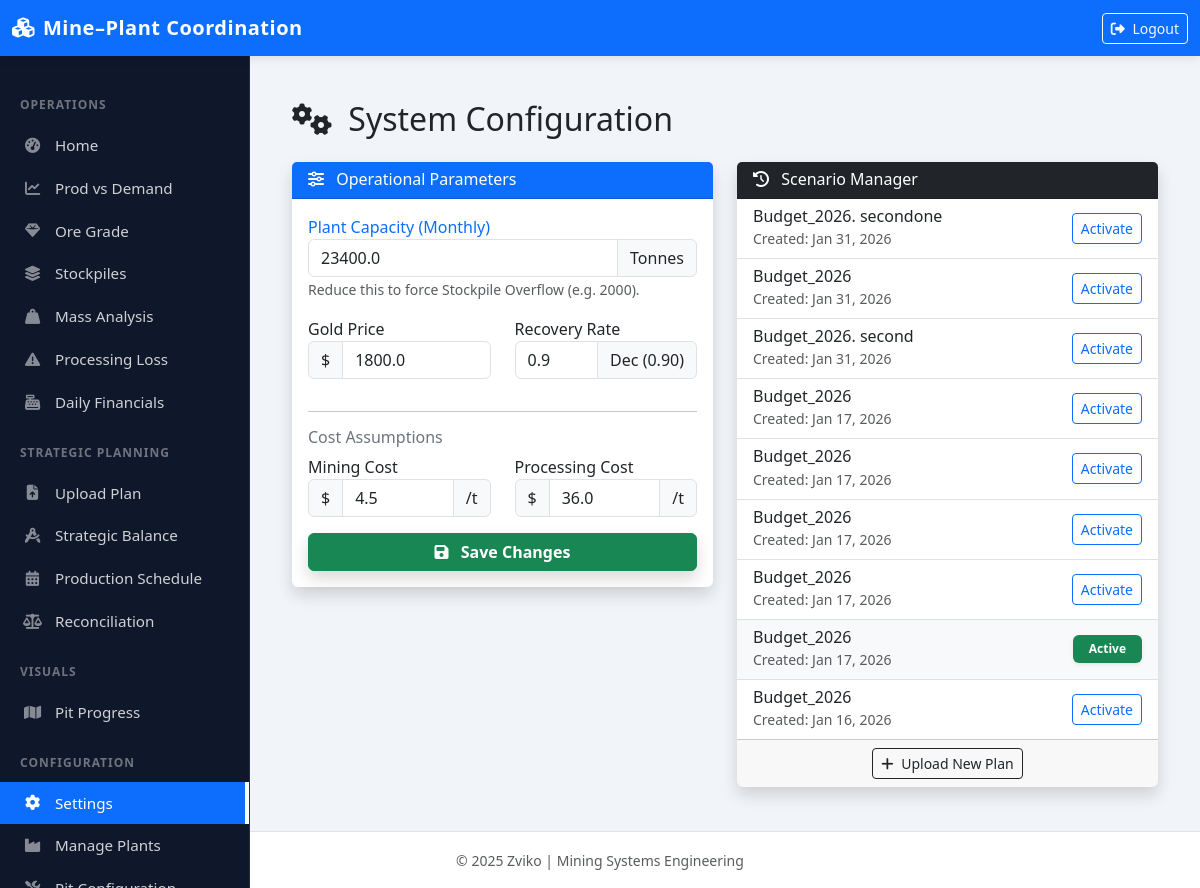
/settings/, run on an earlier commit of the app's database.
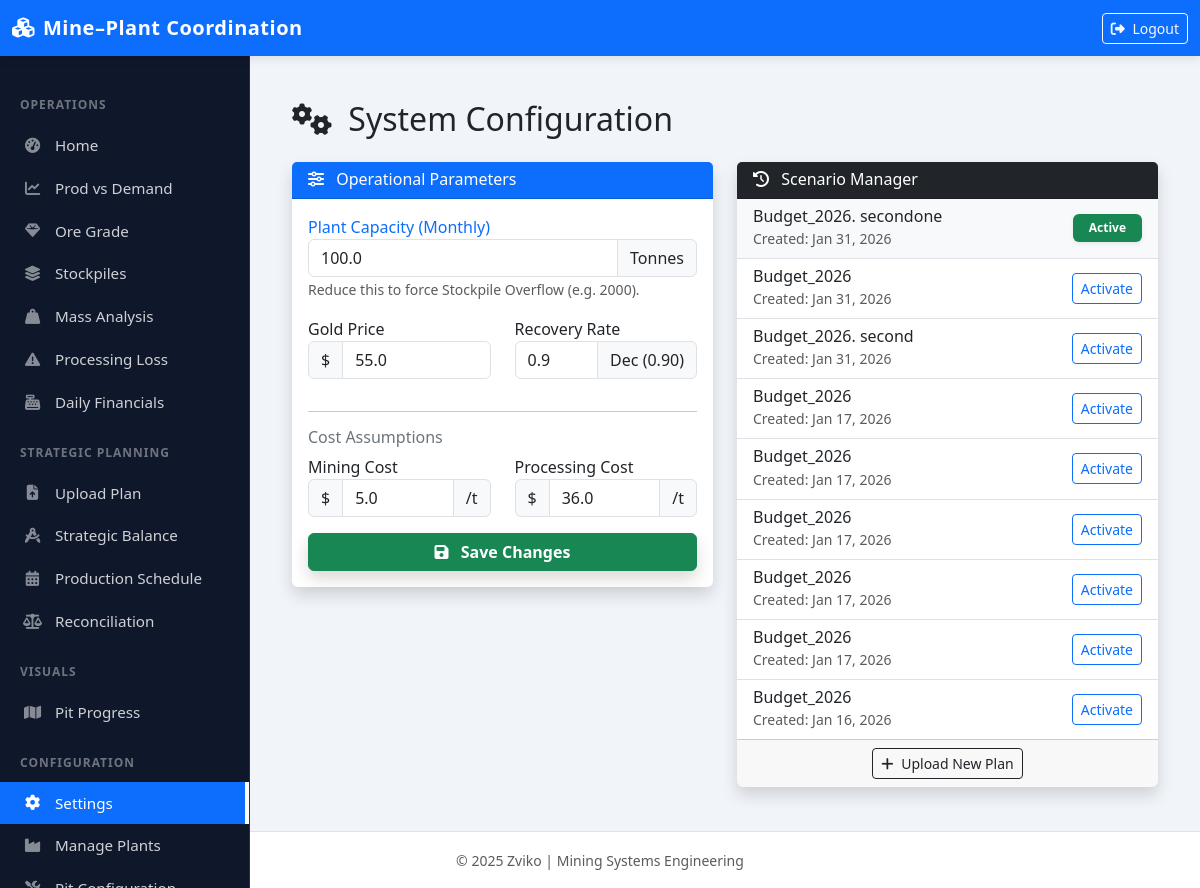
And on a later commit of the database.
### dashboard/models.py (models this page shows, shortened)
class FinancialSettings(models.Model):
    scenario = models.OneToOneField(ScheduleScenario, on_delete=models.CASCADE, related_name='financials')
    gold_price = models.FloatField(default=1800.0, help_text="USD per Ounce")
    recovery_rate = models.FloatField(default=0.90, help_text="90% = 0.9")
    plant_capacity = models.FloatField(default=23400.0, help_text="Monthly Plant Capacity (tonnes)")
    processing_cost = models.FloatField(default=36.0, help_text="USD per Tonne")
    base_mining_cost = models.FloatField(default=4.50, help_text="USD per Tonne (Base)")

class ScheduleScenario(models.Model):
    name = models.CharField(max_length=100, default="mucs_2026")
    created_at = models.DateTimeField(auto_now_add=True)
    is_active = models.BooleanField(default=False)

### dashboard/views.py (the view, shortened to what this page needs)
# urls.py: path('settings/', views.settings_view, name='settings'),
def settings_view(request):
    active_scenario = ScheduleScenario.objects.filter(is_active=True).first()
    if not active_scenario:
        active_scenario = ScheduleScenario.objects.last()
        if active_scenario:
            active_scenario.is_active = True
            active_scenario.save()
    settings_obj = None
    if active_scenario:
        settings_obj, _ = FinancialSettings.objects.get_or_create(scenario=active_scenario)
    all_scenarios = ScheduleScenario.objects.all().order_by('-created_at')
    return render(request, 'dashboard/settings.html', {
        'settings': settings_obj,
        'active_scenario': active_scenario,
        'scenarios': all_scenarios
    })

### dashboard/templates/dashboard/settings.html (shortened to what the changed rows need)
{% extends 'dashboard/base.html' %}
{% load humanize %}
{% block content %}
<div class="container-fluid mt-4">
    <h2 class="text-dark mb-4">
        <i class="fas fa-cogs me-2"></i> System Configuration
    </h2>
    <div class="row">
        <div class="col-lg-6 mb-4">
            <div class="card shadow border-0">
                <div class="card-body">
                    {% if settings %}
                    <form method="post">
                        <div class="mb-3">
                            <label class="font-weight-bold text-primary">Plant Capacity (Monthly)</label>
                            <div class="input-group">
                                <input type="number" step="1" name="plant_capacity" class="form-control" value="{{ settings.plant_capacity }}">
                                <span class="input-group-text">Tonnes</span>
                            </div>
                            <small class="text-muted">Reduce this to force Stockpile Overflow (e.g. 2000).</small>
                        </div>
                        <div class="row">
                            <div class="col-md-6 mb-3">
                                <label class="font-weight-bold">Gold Price</label>
                                <div class="input-group">
                                    <span class="input-group-text">$</span>
                                    <input type="number" step="0.01" name="gold_price" class="form-control" value="{{ settings.gold_price }}">
                                </div>
                            </div>
                            <div class="col-md-6 mb-3">
                                <label class="font-weight-bold">Recovery Rate</label>
                                <div class="input-group">
                                    <input type="number" step="0.01" name="recovery_rate" class="form-control" value="{{ settings.recovery_rate }}">
                                    <span class="input-group-text">Dec (0.90)</span>
                                </div>
                            </div>
                        </div>
                        <hr>
                        <h6 class="text-secondary font-weight-bold">Cost Assumptions</h6>
                        <div class="row">
                            <div class="col-md-6 mb-3">
                                <label>Mining Cost</label>
                                <div class="input-group">
                                    <span class="input-group-text">$</span>
                                    <input type="number" step="0.01" name="mining_cost" class="form-control" value="{{ settings.base_mining_cost }}">
                                    <span class="input-group-text">/t</span>
                                </div>
                            </div>
                            <div class="col-md-6 mb-3">
                                <label>Processing Cost</label>
                                <div class="input-group">
                                    <span class="input-group-text">$</span>
                                    <input type="number" step="0.01" name="processing_cost" class="form-control" value="{{ settings.processing_cost }}">
                                    <span class="input-group-text">/t</span>
                                </div>
                            </div>
                        </div>
                        <button type="submit" class="btn btn-success w-100 fw-bold shadow">
                            <i class="fas fa-save me-2"></i> Save Changes
                        </button>
                    </form>
                    {% else %}
                        <div class="alert alert-warning">No active scenario found. Please select one on the right.</div>
                    {% endif %}
                </div>
            </div>
        </div>
        <div class="col-lg-6 mb-4">
            <div class="card shadow border-0">
                <div class="card-body p-0">
                    <ul class="list-group list-group-flush">
                        {% for s in scenarios %}
                        <li class="list-group-item d-flex justify-content-between align-items-center {% if s.is_active %}bg-light{% endif %}">
                            <div>
                                <h6 class="mb-0 font-weight-bold text-dark">{{ s.name }}</h6>
                                <small class="text-muted">Created: {{ s.created_at|date:"M d, Y" }}</small>
                            </div>
                            {% if s.is_active %}
                                <span class="badge bg-success shadow-sm px-3 py-2">Active</span>
                            {% else %}
                                <form method="post" style="display:inline;">
                                    <button type="submit" class="btn btn-sm btn-outline-primary">
                                        Activate
                                    </button>
                                </form>
                            {% endif %}
                        </li>
                        {% endfor %}
                    </ul>
                </div>
            </div>
        </div>
    </div>
</div>
{% endblock %}

What changed in the data, as far as the page shows it:
no longer on this page (row unchanged): FinancialSettings: plant_capacity "23400.0", gold_price "1800.0", recovery_rate "0.9", mining_cost "4.5", processing_cost "36.0"
now on this page (row unchanged): FinancialSettings: plant_capacity "100.0", gold_price "55.0", recovery_rate "0.9", mining_cost "5.0", processing_cost "36.0"
changed ScheduleScenario "Budget_2026. secondone": is_active "Activate" → "Active"
changed ScheduleScenario (number 8 of 9 on the later page): is_active "Active" → "Activate"
